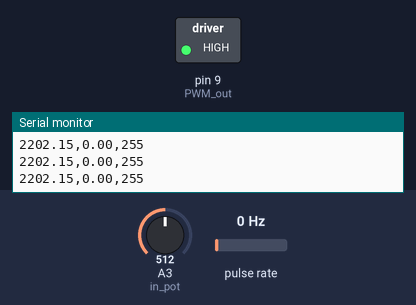
A sketch run on a simulated Arduino Uno, built with avr-gcc and run on an emulated ATmega328P. Shown: switched loads named in the sketch (green lamp = pin HIGH), the last lines printed to the serial monitor. Wiring (inferred from the names in the program): pulse sensor: data pin 2. Inputs (shaded band) come from the test bench; at power-on: A3 (in_pot) = 512, pulse rate 0 Hz.

Above: at 1.2 s.
1.3 s: A3 (in_pot) set to 306
At 1.7 s:
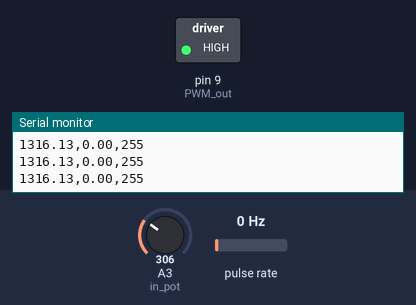
2.8 s: A3 (in_pot) set to 122
At 4.1 s:
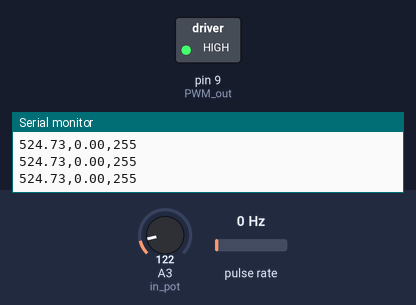
4.4 s: A3 (in_pot) set to 0
At 5.3 s:
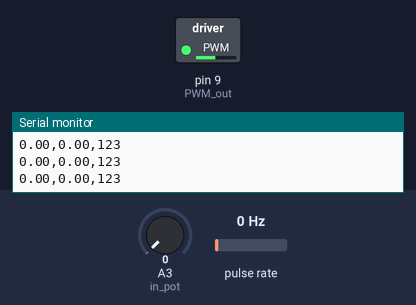
5.9 s: pulse rate (sensor on pin 2) set to 4 Hz
At 6.22 s:
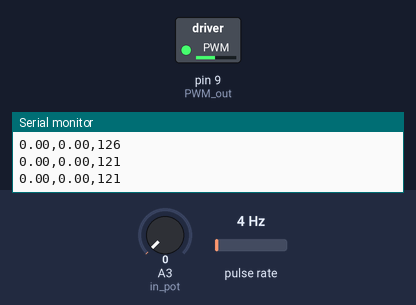
8.9 s: pulse rate (sensor on pin 2) set to 100 Hz
11.9 s: pulse rate (sensor on pin 2) set to 50 Hz
Timing chart, 0 to 15.9 s (numbered marks = the images above; inputs shaded):
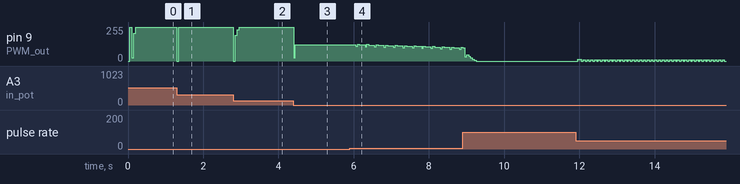

The sketch:

sintonizacion.ino
```cpp
//////////////////////////
//		 PINES
//////////////////////////
const int in_pot = A3;   //Entra voltaje
const int PWM_out = 9;  //Sale PWM

const int input_1_M1 = 5;  //Controla sentido giro motor
const int input_2_M1 = 6;  //Controla sentido giro motor

const int pin_InEncoder = 2;  //Recibe pulsos encoder


//////////////////////////////////////////////////
//Variables para la medición de velocidad
int pulsos = 0;
float T = 50;
unsigned long previousMillis = 0;


//////Variables para el controlador PID
float e[3];
float u = 0;

float Kp;
float Ti;
float Td;


///
/////////////////////////////
//		FUNCIONES
/////////////////////////////

//Covertir el valor del potenciometro a RPMS
float convertV(int val) {
  return (float)(val * 4400.00) / (float)1023;
}

//Mapear PWM
int Map_PWM(int analog_val) {

  int analog2PWM;
  analog2PWM = map(analog_val, 0, 1023, 0, 255);
  return analog2PWM;
}

//Función para contar pulsos
void ContarPulsos() {
  pulsos = pulsos + 1;
}
//////////////////

void setup() {
  //previousMillis = millis();
  attachInterrupt(digitalPinToInterrupt(pin_InEncoder), ContarPulsos, RISING);

  pinMode(in_pot, INPUT);
  pinMode(pin_InEncoder, INPUT_PULLUP);
  digitalWrite(input_1_M1, LOW);
  digitalWrite(input_2_M1, HIGH);
  pinMode(PWM_out, OUTPUT);
  Serial.begin(9600);

  // inicialización de variables del PID
  Kp = 0.25;
  Ti = 0.15;
  Td = 0.0375;

  e[2] = 0;
  e[1] = 0;
  e[3] = 0;

}


void loop() {

  //=======================================================================
  //				Modificar la velocidad
  //=======================================================================
  int potVal = analogRead(in_pot);  //Leer el valor del potenciometro
  float ref = convertV(potVal);     //Valor analogico del POT a RMPS
  int PWM_val = Map_PWM(potVal);    //Transformar a PWM
  //analogWrite(PWM_out, PWM_val);    //Enviar PWM al motor


  //=====================================================================
  //			Medir la velocidad del motor
  //=====================================================================

  if ((millis() - previousMillis) >= T) {

    //-----------------------------------------------------
    //					MEDIR RPMS
    float rpms = (60 * pulsos) / (48 * T * 0.001);
    pulsos = 0;
    previousMillis = millis();
    //-----------------------------------------------------

    //-----------------------------------------------------
    // FUNCION DE RECURRENCIA
    //-----------------------------------------------------
    e[2] = e[1];
    e[1] = e[0];
    e[0] = ref - rpms;
    u += Kp * ( e[0] - e[1] + 0.05 / Ti * e[0] + Td / 0.05 * (e[0] - 2 * e[1] + e[2]) );


    //u += deltaU;  // u anterior + deltaU

    if (u > 255)
      u = 255;

    if (u < 0)
      u = 0;

    analogWrite(PWM_out, int(u));  //u debe ser entero

    //Serial.print(potVal);
    //Serial.print(',');
    //Serial.print(PWM_val);
    //Serial.print(',');
    //Serial.println(ref);

    Serial.print(ref);
    Serial.print(',');
    Serial.print(rpms);
    Serial.print(',');
    Serial.println(int(u));
  }
}
```

Measured:
- after the input at 1.3 s, pin 9 (PWM_out): 255/255 → 0/255 at once, → 255/255 0.05 s later
- after the input at 2.8 s, pin 9 (PWM_out): 255/255 → 0/255 at once, → 192/255 0.05 s later, → 235/255 0.05 s later, → 255/255 0.05 s later
- after the input at 4.4 s, pin 9 (PWM_out): 255/255 → 123/255 at once
